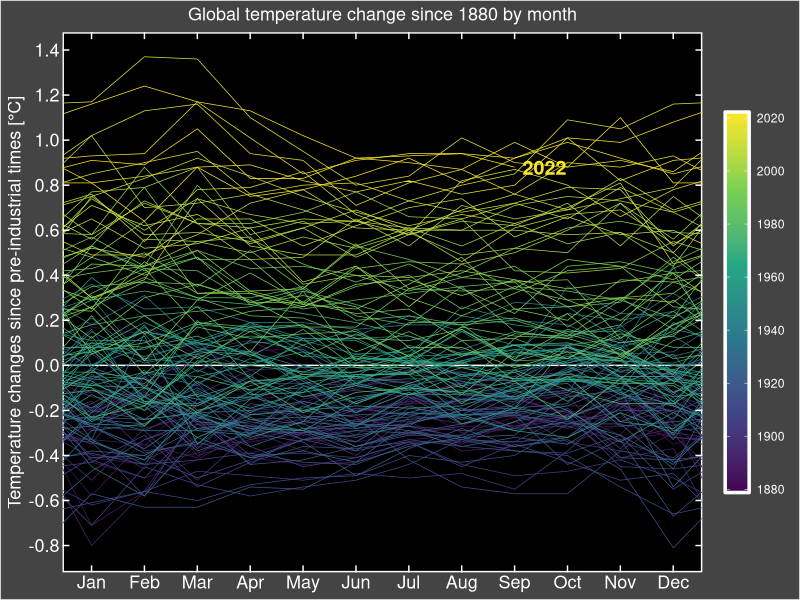
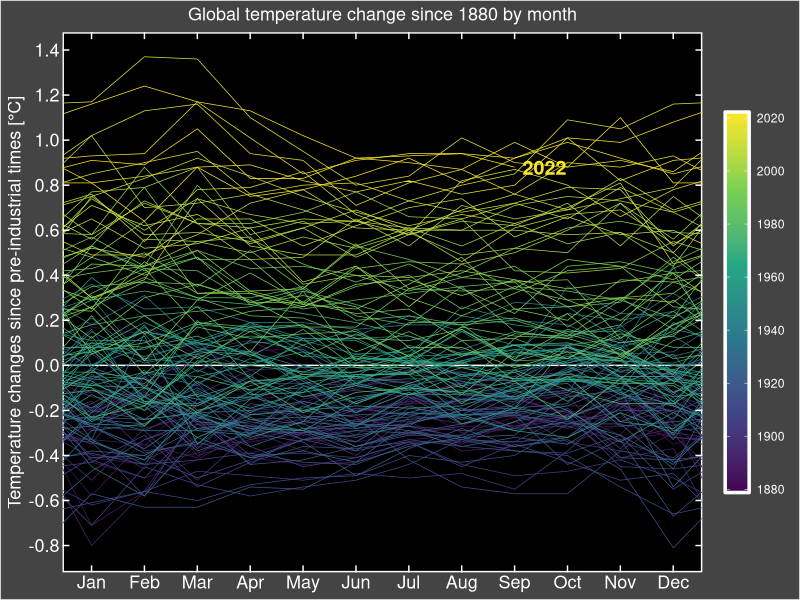

Write the R code that produced these figures, in order.
library(tidyverse)
library(glue)
library(lubridate)
t_diff<-read_csv("data/GLB.Ts+dSST.csv",skip = 1,na="***")%>%
  select(year=Year,month.abb)%>%
  pivot_longer(-year,names_to="month",values_to="t_diff")%>%
  drop_na()%>%
  mutate(month=factor(month,levels = month.abb))

t_Dec<-t_diff%>%
  filter(month=="Dec")%>%
  mutate(year=year+1,
         month="last_Dec")
  
t_Jan<-t_diff%>%
  filter(month=="Jan")%>%
  mutate(year=year-1,
         month="next_Jan")

t_data <- bind_rows(t_Dec,t_diff,t_Jan)%>%
  mutate(month=factor(month,levels = c("last_Dec",month.abb,"next_Jan")),
         month_number=as.numeric(month)-1,
         this_year=year==year(today()))

annotation <- t_data%>%
  slice_max(year)%>%
  slice_max(month)

t_data %>% 
  ggplot(aes(x=month_number,y=t_diff,group=year,color=year,
             size=this_year))+
  geom_hline(yintercept = 0,color="white")+
  geom_line()+
  geom_text(data=annotation,aes(x=month_number,y=t_diff,label=year,color=year),
            inherit.aes = F,size=5,hjust=0,nudge_x = 0.15,fontface="bold")+
  labs(x=NULL, y="Temperature changes since pre-industrial times [\u00b0C]",
       title = glue("Global temperature change since {min(t_diff$year)} by month"))+
  scale_x_continuous(breaks = 1:12,
                      labels = month.abb,
                     sec.axis = dup_axis(name = NULL,labels = NULL))+
  scale_y_continuous(breaks = seq(-2,2,0.2),
                     sec.axis = dup_axis(name = NULL,labels = NULL))+
  scale_color_viridis_c(breaks=seq(1880,2020,20),
                        guide = guide_colorbar(frame.colour = "white",
                                               frame.linewidth = 1.2),
                        )+
  scale_size_manual(breaks = c(FALSE,TRUE),
                    values = c(0.25,1),guide="none")+
  coord_cartesian(xlim = c(1,12))+
  theme(
      plot.background = element_rect(fill="#444444"),
      panel.background = element_rect(fill="black",color = "white",size=1),
      panel.grid = element_blank(),
      axis.text = element_text(color = "white",size = 13),
      axis.ticks = element_line(color = "white"),
      axis.ticks.length = unit(-5,"pt"),
      axis.title = element_text(colour = "white",size = 13),
      plot.title = element_text(colour = "white",hjust = 0.5,size = 13),
      legend.background = element_rect(fill = NA),
      legend.title = element_blank(),
      legend.text = element_text(colour = "white"),
      legend.key.height = unit(55,"pt")
    )
ggsave("figures/temperature_lines.png",width = 8,height = 4.5)
